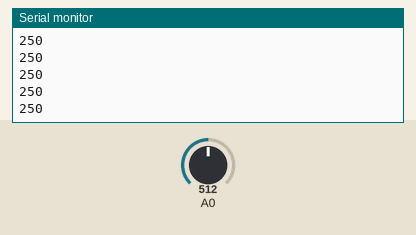
Recording of a sketch running on a simulated Arduino Uno, built with avr-gcc and run on an emulated ATmega328P. Parts: the last lines printed to the serial monitor. Inputs (shaded band) come from the test bench; at power-on: A0 = 512.

Above: at 1.2 s.
1.3 s: A0 set to 716
At 1.41 s:
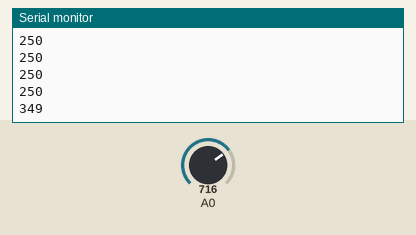
2.8 s: A0 set to 900
At 2.82 s:
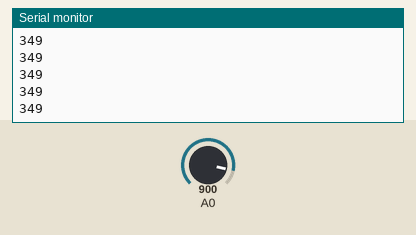
Timing chart, 0 to 5.8 s (numbered marks = the images above; inputs shaded):
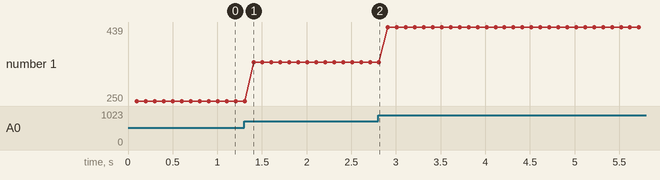

Measured:
- after the input at 1.3 s, the serial monitor: prints a new line after 0.11 s (image 1)
- plotted number 1: 250 → 349 after the input at 1.3 s, 349 → 439 after the input at 2.8 s

The sketch:

ex1.ino
```cpp
int val = 0;
int temp = 0;

void setup() {
  Serial.begin(9600);
}

void loop() {
  val = analogRead(A0);
  temp = ((val * 5.0)/1023.0) * 100;

  _delay_ms(100);
  Serial.println(temp);
}
```
